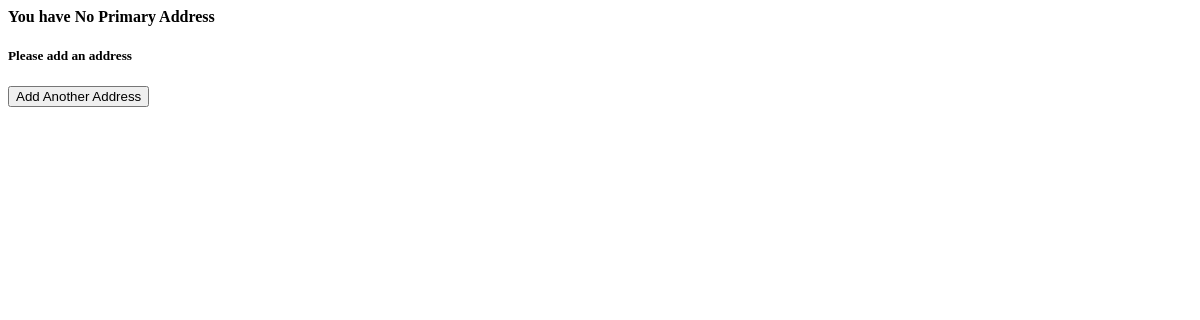
The app's page /confirmAddress (signed in), older data.
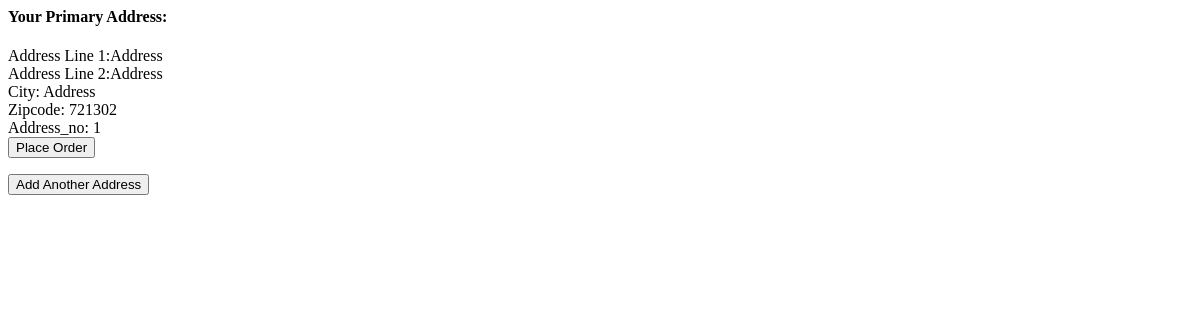
The same page, newer data.
### newApp/models.py (models this page shows)
class Customer_address(models.Model):
    user_id         = models.ForeignKey(Customer, on_delete= models.CASCADE)
    address_id      = models.AutoField(primary_key = True)
    address_no      = models.IntegerField()
    address_line1   = models.CharField(max_length = 100)
    address_line2   = models.CharField(max_length = 100)
    city            = models.CharField(max_length = 50)
    district        = models.CharField(max_length = 50)
    state           = models.CharField(max_length = 50)
    zip_code        = models.CharField(max_length = 6)
    is_current      = models.BooleanField(default = False)
    class Meta:
        db_table = "Customer_address"

### newApp/views.py (the view)
# urls.py: path('confirmAddress', views.userConfirmAddress, name = 'confirmAddress'),
def userConfirmAddress(request):
    if request.session['user_id']:
        user_id = request.session['user_id']
        addresses= Customer_address.objects.filter(user_id = user_id)
        primary_address = ''
        other_address = []
        for address in addresses:
            if(address.is_current):
                primary_address = address
            else:
                other_address.append(address)
        obj  = {
            'primary_address': primary_address,
            'other_address': other_address
        }
        return render(request, 'users/confirmAddress.html', obj)
    else:
        messages.warning(request, "You are not logged in. Please log in")
        return redirect('index')

### newApp/templates/users/confirmAddress.html (shortened to what this page needs)
{% if primary_address %}
    <h4>Your Primary Address:</h4>
    Address Line 1:{{primary_address.address_line1}}<br>
    Address Line 2:{{primary_address.address_line2}}<br>
    City: {{primary_address.city}}<br>
    Zipcode: {{primary_address.zip_code}}<br>
    Address_no: {{primary_address.address_no}}<br>
    <form class="form-inline my-2 my-lg-0" action="{% url 'orderPlaced' primary_address.address_no %}" method= "GET">
        <button class="btn btn-outline-success my-2 my-sm-0" type="submit">Place Order</button>
    </form>
{% else %}
    <h4>You have No Primary Address</h4>
{% endif %}
{% if not primary_address and not other_address %}
    <h5>Please add an address</h5>
{% endif %}
<form class="form-inline my-2 my-lg-0" action="{% url 'userAddAddress' %}" method= "GET">
    <button class="btn btn-outline-success my-2 my-sm-0" type="submit">Add Another Address</button>
</form>

Row changes from the older to the newer data that the page shows:
added Customer_address: address_line1 "Address", address_line2 "Address", city "Address", zip_code "721302", address_no "1"
Text that changed along with them:
text no longer shown: "You have No Primary Address Please add an address"
text now shown: "Your Primary Address: Address Line 1: Address Line 2: City: Zipcode: Address_no: Place Order"
